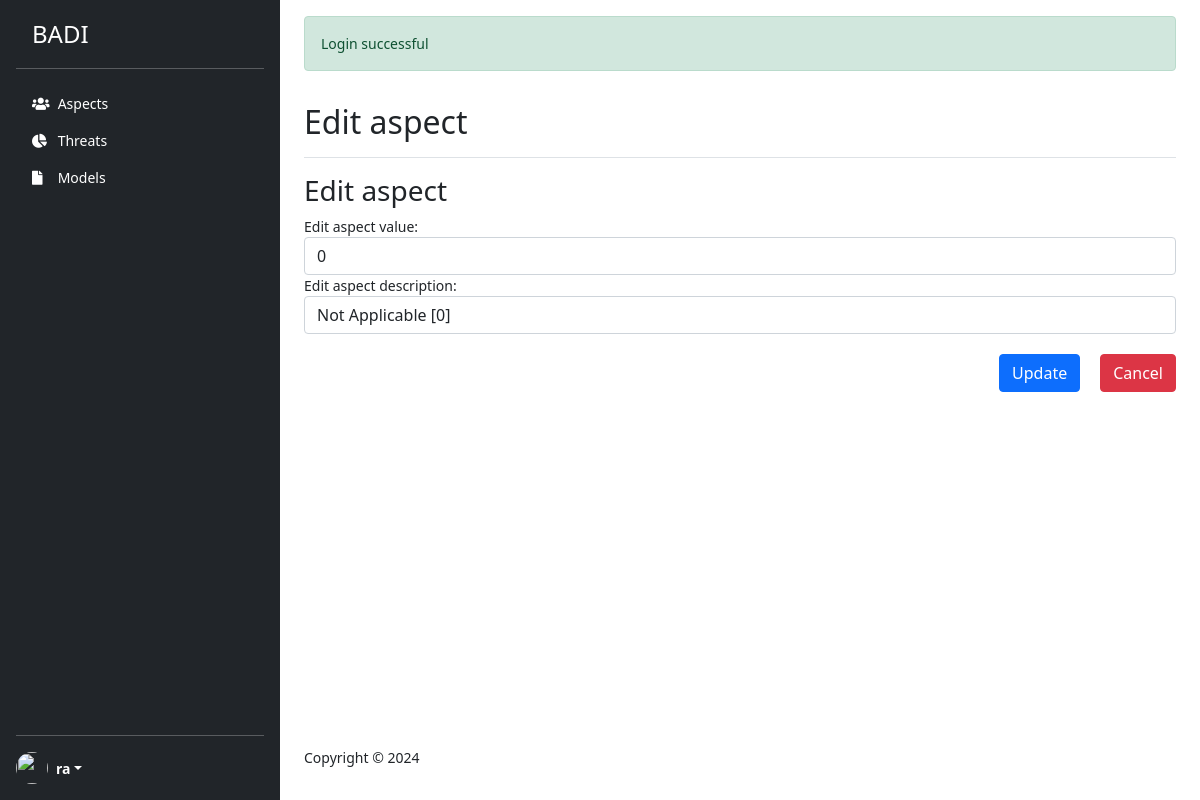
Screenshot of /index.php?page=editAspect&editId=1 (signed in) with the database file from the repository.
### tables this page shows
CREATE TABLE `dshb_menu` (
  `id` int(11) NOT NULL,
  `icon` varchar(45) NOT NULL,
  `name` varchar(45) DEFAULT NULL,
  `href` varchar(25) NOT NULL,
  `min_user_role` int(11) NOT NULL
);

CREATE TABLE `aspects` (
  `id` int(25) NOT NULL,
  `aspect_type` varchar(250) NOT NULL,
  `aspect_name` varchar(250) NOT NULL,
  `aspect_value` varchar(250) DEFAULT NULL,
  `aspect_description` varchar(250) NOT NULL
);

### src/CoreFunctions.php (called while the page is built, shortened)
<?php
class CoreFunctions
{
    public static function isGranted($requiredRole = self::ROLE_USER)
    {
        if ($requiredRole == self::ROLE_RISK_ANALYST && in_array($_SESSION['role'], [self::ROLE_RISK_ANALYST])) {
            return true;
        }
        if ($requiredRole == self::ROLE_OPERATOR && in_array($_SESSION['role'], [self::ROLE_RISK_ANALYST, self::ROLE_OPERATOR])) {
            return true;
        }
        if ($requiredRole == self::ROLE_USER && in_array($_SESSION['role'], [self::ROLE_RISK_ANALYST, self::ROLE_OPERATOR, self::ROLE_USER])) {
            return true;
        }
        return false;
    }
}

### core.php (called while the page is built)
<?php
class Connection {
    private $servername = "host.docker.internal";
    private $username   = "root";
    private $password   = "root";
    private $database   = "badi";
    public  $connection;
    public function __construct()
    {
        $this->connection = new mysqli($this->servername, $this->username,$this->password,$this->database);
        if(mysqli_connect_error()) {
            trigger_error("Failed to connect to MySQL: " . mysqli_connect_error());
        }else{
            return $this->connection;
        }
    }
    public function getConnection() {
        return $this->connection;
    }
    public function getMenuItems()
    {
        $sql = "SELECT m.icon, m.name, m.href, r.code FROM dshb_menu AS m INNER JOIN user_roles AS r ON m.min_user_role=r.id";
        $stm = $this->connection->query($sql);
        $data = array();
        while ($row = $stm->fetch_assoc()) {
            $data[] = $row;
        }
        return $data;
    }
}

### src/AspectFunctions.php (called while the page is built, shortened)
<?php
class AspectFunctions
{
    private $connection;
    public function __construct($connection) {
        $this->connection = $connection;
    }
    public function displayRecordByIdAspects($id)
    {
        $query = "SELECT * FROM aspects WHERE id = '$id'";
        $result = $this->connection->query($query);
        if ($result->num_rows > 0) {
            $row = $result->fetch_assoc();
            return $row;
        } else {
            echo "Record not found";
        }
    }
}

### parts/aspects/editAspect.php (the view, shortened to what this page needs)
<?php
$aspectFunctions = new AspectFunctions($connection->getConnection());
if(isset($_GET['editId']) && !empty($_GET['editId'])) {
    $editId = $_GET['editId'];
    $aspect = $aspectFunctions->displayRecordByIdAspects($editId);
}
?>
<div class="d-flex justify-content-between flex-wrap flex-md-nowrap align-items-center pt-3 pb-2 mb-3 border-bottom">
    <h1 class="h2">Edit aspect</h1>
</div>
<h3>Edit aspect</h3>
    <form action="<?php echo CoreFunctions::ACTION_EDIT_ASPECT; ?>" method="POST">
        <div class="form-group">
            <label for="aspect_value">Edit aspect value:</label>
            <input type="text" class="form-control" name="uaspect_value" value="<?php echo $aspect['aspect_value']; ?>" required="">
        </div>
        <div class="form-group">
            <label for="aspect_description">Edit aspect description:</label>
            <input type="aspect_description" class="form-control" name="uaspect_description" value="<?php echo $aspect['aspect_description']; ?>" required="">
        </div>
        <div class="form-group">
            <input type="submit" name="cancel" class="btn btn-danger" style="float:right; margin-top: 20px; margin-left: 20px" value="Cancel" onclick="history.go(-1)">
            <input type="submit" name="update" class="btn btn-primary" style="float:right; margin-top: 20px" value="Update">
        </div>
    </form>

### parts/template/nav.php (shortened to what this page needs)
<?php
$menuItems = $connection->getMenuItems();
?>
<div class="d-flex flex-column flex-shrink-0 p-3 text-white bg-dark full-height" style="width: 280px;">
    <a href="index.php?page=homepage" class="d-flex align-items-center mb-3 mb-md-0 ms-3 text-white text-decoration-none table-responsive">
      <span class="fs-4">BADI</span>
    </a>
    <hr>
    <ul class="nav nav-pills flex-column mb-auto">
        <?php if (CoreFunctions::isGranted()) { ?>
            <?php foreach ($menuItems as $item) {  ?>
                <?php if (CoreFunctions::isGranted($item['code'])) {?>
                    <li class="nav-item">
                        <a href="<?php echo $item['href'] ?>" class="nav-link text-white" aria-current="page">
                            <span class="nav-icon"> <i class="<?php echo $item['icon'] ?> bi me-2"></i> </span>
                            <?php echo $item['name'] ?>
                        </a>
                    </li>
                <?php } ?>
            <?php } ?>
        <?php } ?>
    </ul>
    <?php if (CoreFunctions::isGranted()) { ?>
        <hr>
        <div class="dropdown">
            <a href="#" class="d-flex align-items-center text-white text-decoration-none dropdown-toggle" id="dropdownUser1" data-bs-toggle="dropdown" aria-expanded="false">
                <img src="https://github.com/mdo.png" alt="" class="rounded-circle me-2" width="32" height="32">
                <strong><?php echo $_SESSION['email']; ?></strong>
            </a>
        </div>
    <?php } ?>
</div>

### parts/template/head.php (style rules this page uses)
.nav-icon { width: 22px; display: inline-block; }
html, body { min-height: 100vh; }

### rows the page displays
dshb_menu: name "Aspects"
dshb_menu: name "Threats"
dshb_menu: name "Models"
aspects: uaspect_value "0", uaspect_description "Not Applicable [0]"

### other values shown
$_SESSION['email'] "ra"
$alert['message'] "Login successful"
